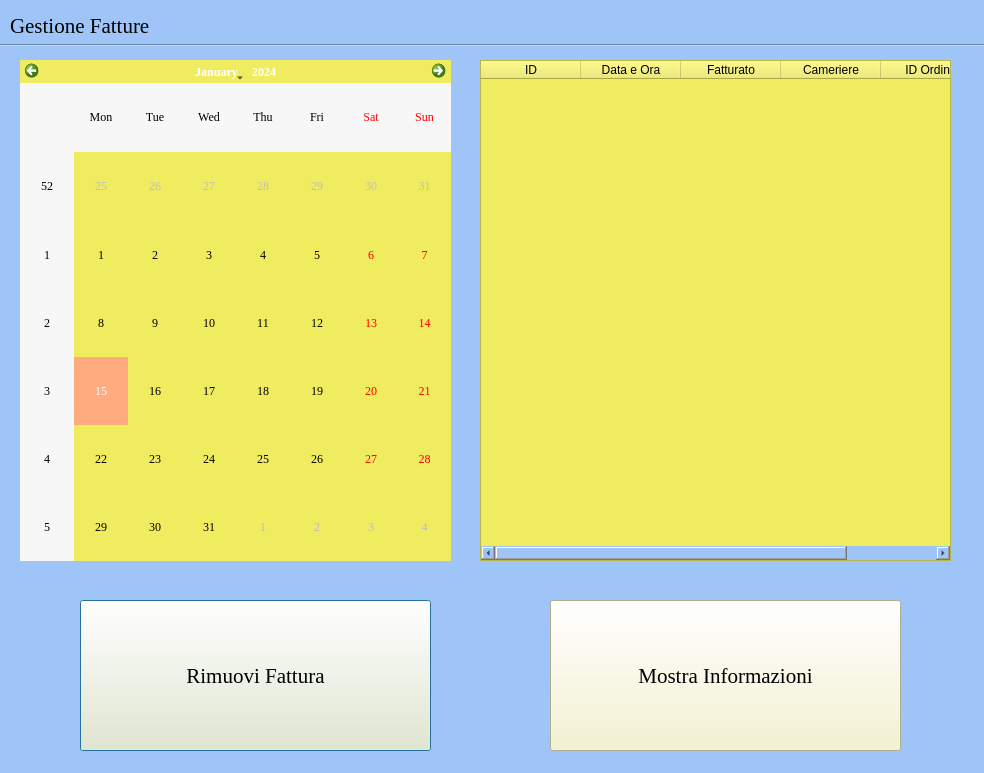
<?xml version="1.0" encoding="UTF-8"?>
<ui version="4.0">
 <class>GestioneFatture</class>
 <widget class="QDialog" name="GestioneFatture">
  <property name="geometry">
   <rect>
    <x>0</x>
    <y>0</y>
    <width>984</width>
    <height>773</height>
   </rect>
  </property>
  <property name="windowTitle">
   <string>Dialog</string>
  </property>
  <property name="styleSheet">
   <string notr="true">background-color: rgb(159, 197, 248);</string>
  </property>
  <widget class="Line" name="linea_sopra">
   <property name="geometry">
    <rect>
     <x>0</x>
     <y>30</y>
     <width>991</width>
     <height>31</height>
    </rect>
   </property>
   <property name="orientation">
    <enum>Qt::Horizontal</enum>
   </property>
  </widget>
  <widget class="QLabel" name="lbl_titolo">
   <property name="geometry">
    <rect>
     <x>10</x>
     <y>10</y>
     <width>211</width>
     <height>31</height>
    </rect>
   </property>
   <property name="font">
    <font>
     <family>Georgia</family>
     <pointsize>16</pointsize>
    </font>
   </property>
   <property name="text">
    <string>Gestione Fatture</string>
   </property>
  </widget>
  <widget class="QCalendarWidget" name="calendario">
   <property name="geometry">
    <rect>
     <x>20</x>
     <y>60</y>
     <width>431</width>
     <height>501</height>
    </rect>
   </property>
   <property name="font">
    <font>
     <family>Georgia</family>
    </font>
   </property>
   <property name="styleSheet">
    <string notr="true">selection-background-color: rgb(255, 170, 127);
gridline-color: rgb(0, 0, 0);

 
background-color: rgb(240, 236, 95);
</string>
   </property>
  </widget>
  <widget class="QPushButton" name="bt_rimuovi_fattura">
   <property name="geometry">
    <rect>
     <x>80</x>
     <y>600</y>
     <width>351</width>
     <height>151</height>
    </rect>
   </property>
   <property name="font">
    <font>
     <family>Georgia</family>
     <pointsize>16</pointsize>
    </font>
   </property>
   <property name="styleSheet">
    <string notr="true">background-color: rgb(245, 243, 201);</string>
   </property>
   <property name="text">
    <string>Rimuovi Fattura</string>
   </property>
  </widget>
  <widget class="QPushButton" name="bt_mostra_info">
   <property name="geometry">
    <rect>
     <x>550</x>
     <y>600</y>
     <width>351</width>
     <height>151</height>
    </rect>
   </property>
   <property name="font">
    <font>
     <family>Georgia</family>
     <pointsize>16</pointsize>
    </font>
   </property>
   <property name="acceptDrops">
    <bool>false</bool>
   </property>
   <property name="styleSheet">
    <string notr="true">background-color: rgb(245, 243, 201);</string>
   </property>
   <property name="text">
    <string>Mostra Informazioni</string>
   </property>
   <property name="autoRepeat">
    <bool>false</bool>
   </property>
  </widget>
  <widget class="QTableWidget" name="tabella_fatture">
   <property name="geometry">
    <rect>
     <x>480</x>
     <y>60</y>
     <width>471</width>
     <height>501</height>
    </rect>
   </property>
   <property name="font">
    <font>
     <family>Georgia</family>
    </font>
   </property>
   <property name="styleSheet">
    <string notr="true">background-color: rgb(240, 236, 95);
</string>
   </property>
   <column>
    <property name="text">
     <string>ID</string>
    </property>
   </column>
   <column>
    <property name="text">
     <string>Data e Ora</string>
    </property>
   </column>
   <column>
    <property name="text">
     <string>Fatturato</string>
    </property>
   </column>
   <column>
    <property name="text">
     <string>Cameriere</string>
    </property>
   </column>
   <column>
    <property name="text">
     <string>ID Ordine</string>
    </property>
   </column>
  </widget>
 </widget>
 <resources>
  <include location="Risorse/Icons.qrc"/>
 </resources>
 <connections/>
</ui>
